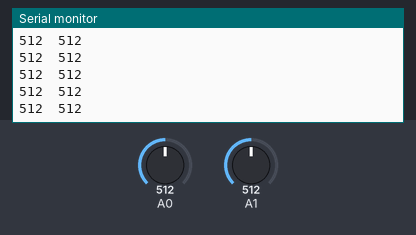
Recording of a sketch running on a simulated Arduino Uno, built with avr-gcc and run on an emulated ATmega328P. On the bench: the last lines printed to the serial monitor. Inputs (shaded band) come from the test bench; at power-on: A0 = 512, A1 = 512.

Above: at 1.2 s.
1.3 s: A0 set to 11
At 2.1 s:
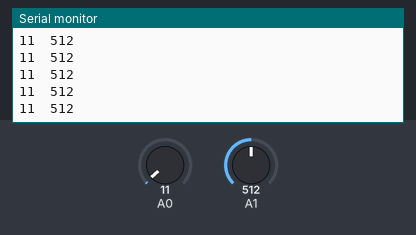
2.8 s: A0 set to 8
At 3.5 s:
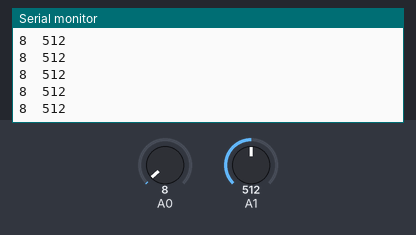
4.3 s: A1 set to 983
At 5.4 s:
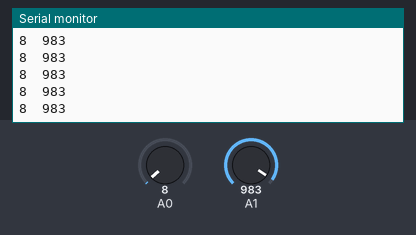
5.8 s: A1 set to 1013
At 6.4 s:
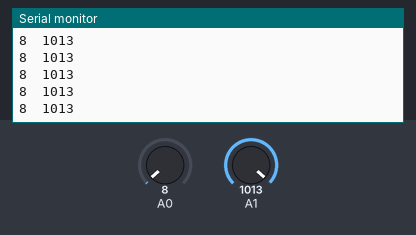
7.3 s: A1 set to 11
At 8.1 s:
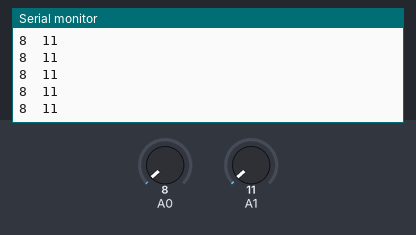
8.8 s: A1 set to 8
At 9.4 s:
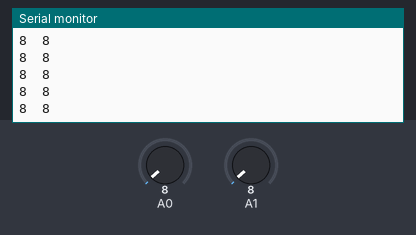
Timing chart, 0 to 11.8 s (numbered marks = the images above; inputs shaded):
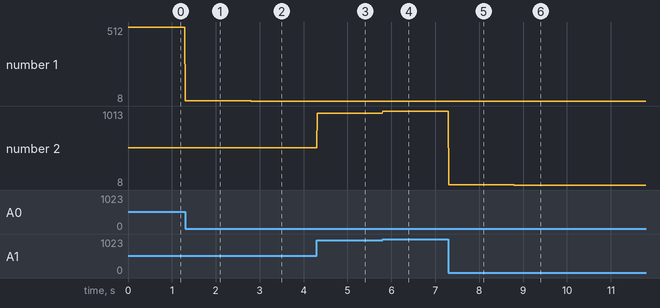

Measured:
- after the input at 1.3 s, the serial monitor: prints a new line at once (image 1)
- after the input at 2.8 s, the serial monitor: prints a new line at once (image 2)
- after the input at 4.3 s, the serial monitor: prints a new line at once (image 3)
- after the input at 5.8 s, the serial monitor: prints a new line at once (image 4)
- after the input at 7.3 s, the serial monitor: prints a new line at once (image 5)
- after the input at 8.8 s, the serial monitor: prints a new line at once (image 6)
- plotted number 1: 512 → 11 after the input at 1.3 s, 11 → 8 after the input at 2.8 s
- plotted number 2: 512 → 983 after the input at 4.3 s, 983 → 1013 after the input at 5.8 s, 1013 → 11 after the input at 7.3 s

The sketch:

PotDemo.ino
```cpp
void setup() {
    Serial.begin(9600);
}

void loop() {
    Serial.print(analogRead(0));
    Serial.print('\t');
    Serial.println(analogRead(1));
    delay(10);
}
```
